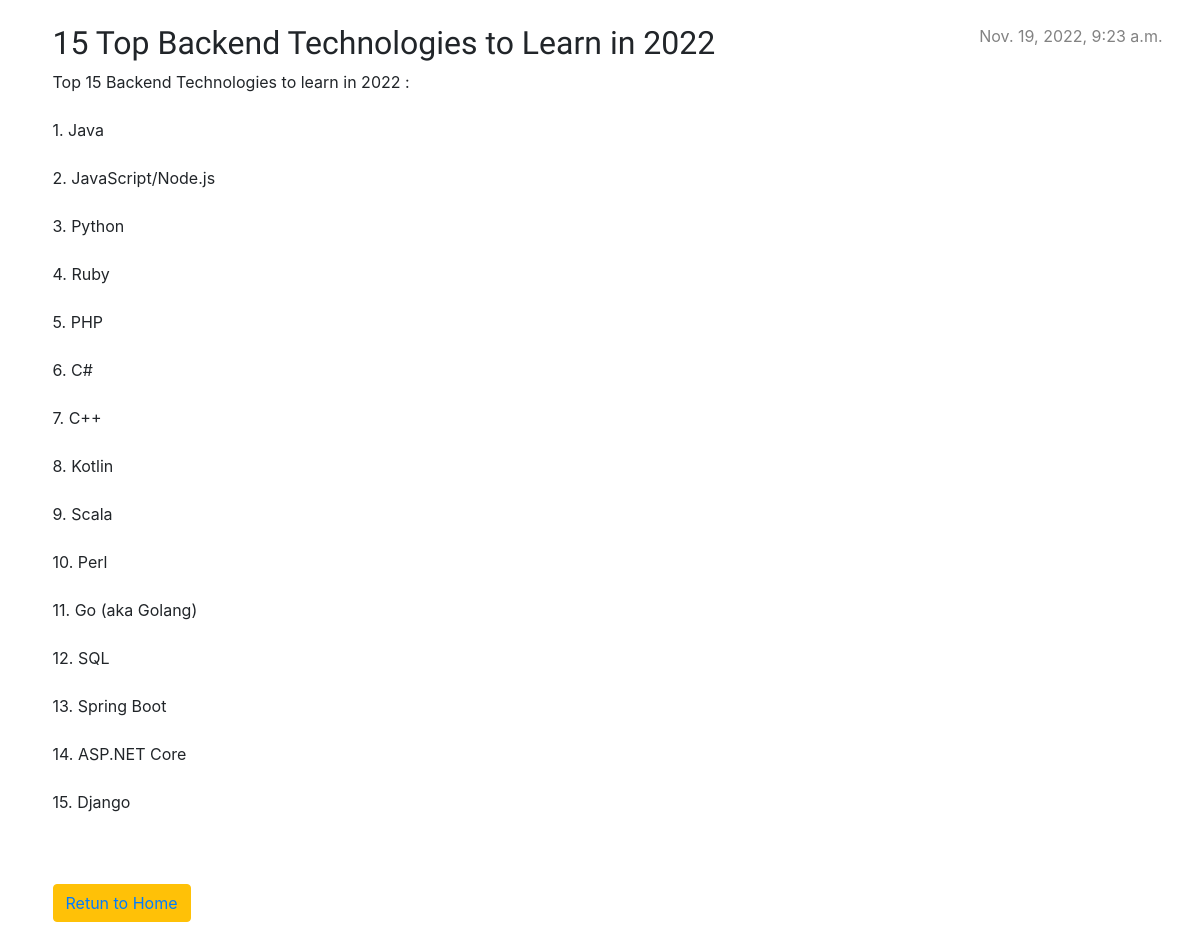
Page /post_detail/17 on the committed database.
### app1/models.py (models this page shows)
class Post(models.Model):
    title=models.CharField(max_length=200,null=True)
    text= models.TextField()
    detail=models.TextField(blank=True)
    create_date=models.DateTimeField(default=timezone.now)
    published_date=models.DateTimeField(default=timezone.now)
    author = models.ForeignKey(User, on_delete=models.CASCADE,blank=True,null=True)

### app1/views.py (the view)
# urls.py: path('post_detail/<int:pk>',views.post_detail,name='post_detail'),
def post_detail(request,pk):
    post = get_object_or_404(Post, pk=pk)
    return render(request, 'post_detail.html', {'post': post})

### templates/post_detail.html (shortened to what this page needs)
{% load static %}
<html>
<head>
    <link rel="stylesheet" href="https://cdn.jsdelivr.net/npm/bootstrap@4.3.1/dist/css/bootstrap.min.css">
    <link rel="stylesheet" href="{% static 'blog.css' %}">
</head>
<body>
    <div class="container my-4">
    <article class="post">
    <article class="post">
        {% if post.published_date %}
            <time class="date">
                {{ post.published_date }}
            </time>
        {% endif %}
        <h2>{{ post.title }}</h2>
        <p>{{ post.detail|linebreaksbr }}</p>
    </article>
    <button type="button" class="btn btn-warning"><a href="{% url 'post_list' %}">Retun to Home</a></button>
</div>
</body>

### app1/static/blog.css (style rules this page uses)
body { padding-left: 15px; }
h1, h2, h3, h4 { font-family: 'Lobster', cursive; }
.date { color: #828282; }
.post { margin-bottom: 70px; }
.post > .date, .post > .actions { float: right; }

### rows in the picture
Post: published_date "Nov. 19, 2022, 9:23 a.m.", title "15 Top Backend Technologies to Learn in 2022", detail "Top 15 Backend Technologies to learn in 2022 : 1. Java 2. JavaScript/Node.js 3. Python 4. Ruby 5. PHP 6. C# 7. C++ 8. Kotlin 9. Scala 10. Perl 11. Go (aka Golang) 12. SQL 13. Spring Boot 14. ASP.NET Core 15. Django"
